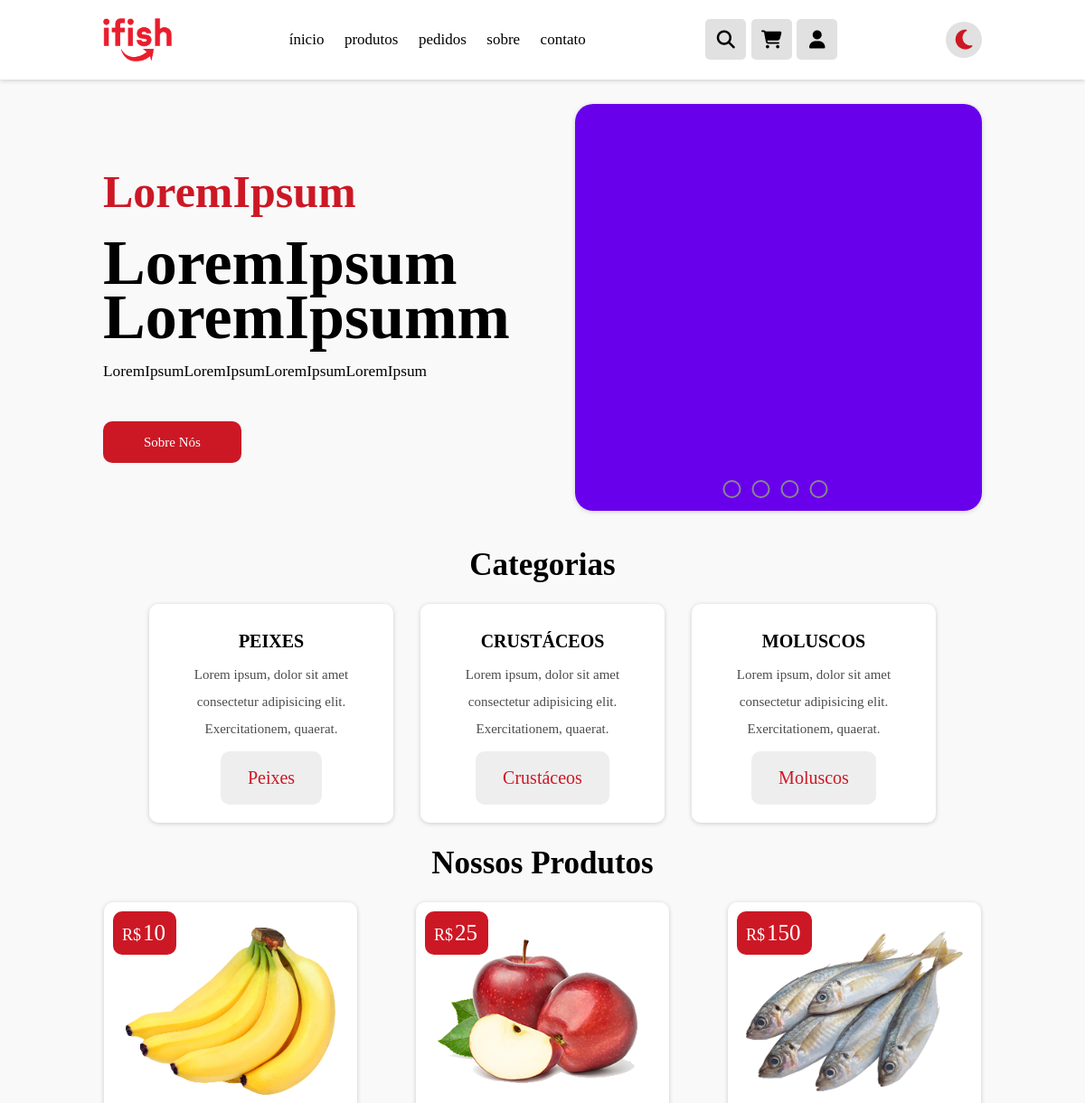
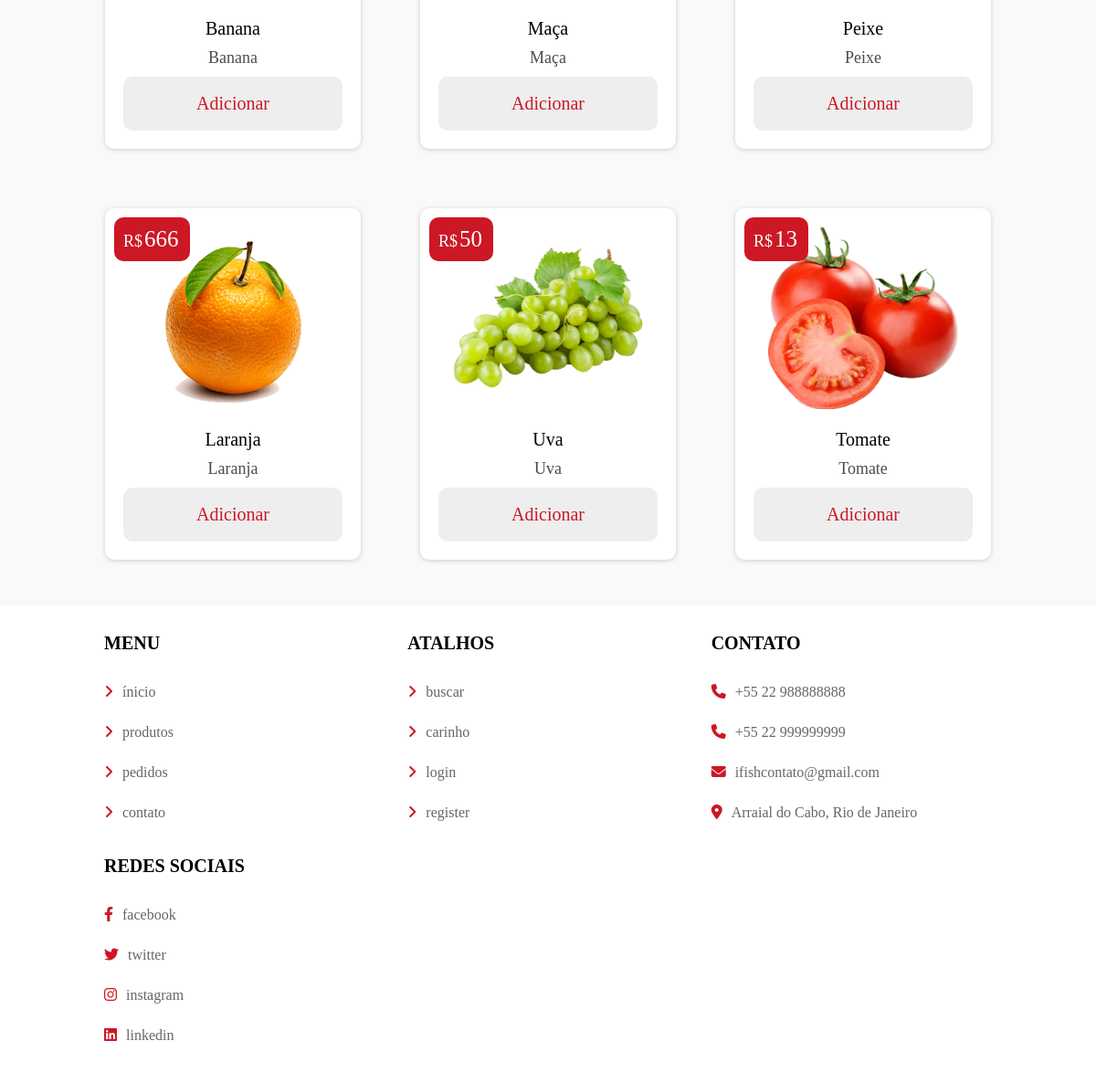
The page / on the database its author committed (2 pictures, top to bottom).
### tables this page shows
CREATE TABLE `produto` (
  `id` int(100) NOT NULL,
  `nome` varchar(100) NOT NULL,
  `categoria` varchar(20) NOT NULL,
  `detalhe` varchar(500) NOT NULL,
  `preco` int(100) NOT NULL,
  `image` varchar(100) NOT NULL
);

### index.php (the view, shortened to what this page needs)
<!DOCTYPE html>
<html lang="pt-BR">
<head>
    <link rel="stylesheet" href="css/index.css">
    <link rel="stylesheet" href="css/header.css">
    <link rel="stylesheet" href="css/footer.css">
    <link rel="stylesheet" href="https://cdnjs.cloudflare.com/ajax/libs/font-awesome/6.2.0/css/all.min.css" />
</head>
<body class="body">
    <?php include 'header.php'; ?>
    <div class="inicial-main">
        <div class="inicial-left">
            <div class="inicial-text">
                <h4 class="text-h4">LoremIpsum</h4>
                <h1 class="text-h1">LoremIpsum<br>LoremIpsumm</h1>
                <p class="p">LoremIpsumLoremIpsumLoremIpsumLoremIpsum</p>
                <a href="#" class="inicial-btn">Sobre Nós</a>
            </div>
        </div>
        <div class="inicial-right">
            <section class="container">
                <div class="slides">
                    <div class="imagens one">
                        <img src="img/slides/1.png" alt="imagens">
                    </div>
                </div>
                <div class="roll-slide">
                    <label for="radio-1" class="nav"></label>
                    <label for="radio-2" class="nav"></label>
                    <label for="radio-3" class="nav"></label>
                    <label for="radio-4" class="nav"></label>
                </div>
            </section>
        </div>
    </div>
    <section class="home-category">
        <h3 class="titulo">categorias</h3>
        <div class="box-container">
            <div class="box">
                <h3>peixes</h3>
                <p>Lorem ipsum, dolor sit amet consectetur adipisicing elit. Exercitationem, quaerat.</p>
                <a href="categoria.php?categoria=peixes" class="btn">peixes</a>
            </div>
            <div class="box">
                <h3>crustáceos</h3>
                <p>Lorem ipsum, dolor sit amet consectetur adipisicing elit. Exercitationem, quaerat.</p>
                <a href="categoria.php?categoria=crustáceos" class="btn">crustáceos</a>
            </div>
            <div class="box">
                <h3>moluscos</h3>
                <p>Lorem ipsum, dolor sit amet consectetur adipisicing elit. Exercitationem, quaerat.</p>
                <a href="categoria.php?categoria=moluscos" class="btn">moluscos</a>
            </div>
        </div>
    </section>
    <section class="produtos">
        <h1 class="titulo">nossos produtos</h1>
        <div class="box-container">
            <?php
            $select_products = $conn->prepare("SELECT * FROM `produto`");
            $select_products->execute();
            if ($select_products->rowCount() > 0) {
                while ($fetch_products = $select_products->fetch(PDO::FETCH_ASSOC)) {
            ?>
                    <div class="card-produtos">
                        <form action="" class="box" method="POST">
                            <div class="preco">R$<span><?= $fetch_products['preco']; ?></span></div>
                            <img src="uploaded_img/<?= $fetch_products['image']; ?>" alt="">
                            <div class="nome"><?= $fetch_products['nome']; ?></div>
                            <div class="detalhes"><?= $fetch_products['detalhe']; ?></div>
                            <input type="submit" value="Adicionar" class="btn" name="adicionar_carrinho">
                        </form>
                    </div>
            <?php
                }
            } else {
                echo '<p class="empty-produtos">nenhum produto disponível!</p>';
            }
            ?>
        </div>
    </section>
    <?php include 'footer.php'; ?>
</body>
</html>

### css/index.css (style rules this page uses)
:root { --white:#ffffff; --white-medium:#f9f9f9; --light-color:#666; --black:#000000; --red:#cc1825; --dark-red:#9a1e25; --box-shadow:0 0.1rem 0.5rem #ccc; --box-shadow-dark:0 0.1rem 0.5rem rgb(20, 20, 20); }
* { font-family: SulSansRegular; margin:0; padding:0; box-sizing: border-box; outline: none; border:none; text-decoration: none; text-transform: none; transition: all .2s linear; }
html { font-size: 62.5%; overflow-x: hidden; scroll-behavior: smooth; scroll-padding-top: 7rem; }
body { margin: 0; background: var(--white-medium); }
.inicial-main { margin-top: 100px; width: 100%; height: 60vh; display: flex; justify-content: center; align-items: center; padding-left: 9.5%; padding-right: 9.5%; }
.inicial-text { font-family: SulSansRegular; }
.inicial-text .text-h4 { color: var(--red); font-size: 5rem; margin-bottom: 2rem; }
.inicial-text .text-h1 { color: #000; font-size: 7rem; margin-bottom: 2rem; line-height: 6rem; }
.inicial-text p { color: #000; margin-bottom: 6rem; }
.inicial-text a { outline: hidden; text-decoration: none; text-align: center; padding: 15px 45px; background: var(--red); color: var(--white); border-radius: 10px; font-size: 1.5rem; }
.inicial-btn { transition: all 0.5s; }
.inicial-right { width: 50vw; height: 60vh; display: flex; justify-content: flex-end; align-items: center; }
.container { width: 450px; height: 450px; border-radius: 20px; overflow: hidden; box-shadow: var(--box-shadow); }
.slides { display: flex; width: 400%; height: 100%; }
.imagens { width: 25%; transition: .6s; }
.imagens img { width: 100%; height: 100%; object-fit: cover; }
.roll-slide { transform: translate(35%, -125%); align-items: center; display: flex; }
.roll-slide .nav { width: 20px; height: 20px; border-radius: 50%; border: 2px solid #888; margin: 6px; cursor: pointer; transition: .9s; }
#radio-1:checked~.one { margin-left: 0; }
p { font-size: 13pt; }
a { outline: hidden; text-decoration: none; text-align: center; }
.home-category .box-container { display: grid; grid-template-columns: repeat(auto-fit, 27rem); gap:3rem; justify-content: center; align-items: flex-start; }
.home-category .box-container .box { padding:2rem; text-align: center; background-color: var(--white); box-shadow: var(--box-shadow); border-radius: 10px; }
.home-category .box-container .box h3 { text-transform: uppercase; color:var(--black); padding:1rem 0; font-size: 2rem; }
.home-category .box-container .box p { line-height: 2; font-size: 1.5rem; color:var(--black); opacity: 70%; }
.home-category .box-container .box .btn { text-transform: capitalize; margin-top: 1rem; display: inline-block; padding: 1.8rem 3rem; font-size: 2rem; border-radius: 10px; color:var(--red); cursor: pointer; background: #eee; }
.home-category { padding-bottom: 0; }
.titulo { font-weight: bold; text-align: center; padding-top: 2.5rem; margin-bottom: 2.3rem; text-transform: capitalize; color: var(--black); font-size: 3.5rem; }
.btn { margin-top: 1rem; display: inline-block; padding: 1.8rem 3rem; font-size: 2rem; border-radius: 10px; color: var(--black); cursor: pointer; background: #fff; }
.card-produtos .btn { color: var(--red); background: #eee; text-align: center; width: 100%; }
.card-produtos { width: 100%; display: flex; align-items: center; justify-content: center; }
.produtos { padding-top: 0; padding-bottom: 5rem; padding-right: 2rem; padding-left: 2rem; max-width: 1200px; margin: 0 auto; }
.produtos .box-container { display: grid; grid-template-columns: repeat(auto-fit, 28rem); gap: 6.5rem; justify-content: center; align-items: flex-start; }
.produtos .box-container .box { padding: 2rem; text-align: center; background-color: var(--white); box-shadow: var(--box-shadow); border-radius: 10px; position: relative; }
.produtos .box-container .box .preco { position: absolute; top: 1rem; left: 1rem; padding: 1rem; border-radius: 10px; background-color: var(--red); font-size: 1.8rem; color: var(--white); }
.produtos .box-container .box .preco span { font-size: 2.5rem; color: var(--white); margin: 0 .2rem; }
.produtos .box-container .box img { width: 100%; margin-bottom: 1rem; }
.produtos .box-container .box .nome { font-size: 2rem; color: var(--black); padding: 1rem 0; }
.produtos .box-container .box .detalhes { font-size: 1.8rem; color: var(--black); opacity: 70%; }

### rows shown on the page
produto: preco "10", image (picture), nome "Banana", detalhe "Banana"
produto: preco "25", image (picture), nome "Maça", detalhe "Maça"
produto: preco "150", image (picture), nome "Peixe", detalhe "Peixe"
produto: preco "666", image (picture), nome "Laranja", detalhe "Laranja"
produto: preco "50", image (picture), nome "Uva", detalhe "Uva"
produto: preco "13", image (picture), nome "Tomate", detalhe "Tomate"
